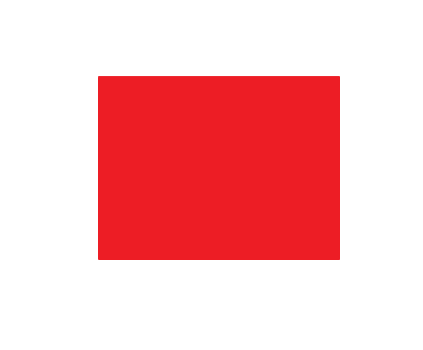
//> input picture 선형수학 실습/code/Ch10/10.3/box.png, 423 x 350 px
$ ./10-11   (built with g++ and OpenCV 4)
//> lines starting //> are read from the running program, lines starting //| are printed output that depends on the picture
#include <opencv2/opencv.hpp>


using namespace cv;

int main()
{
	Mat img_color;
	img_color = imread("box.png", IMREAD_COLOR);
//> img_color is the input picture: 350 rows x 423 cols, CV_8UC3; mean B, G, R 189.5, 187.1, 249.6


	Mat img_gray;
	cvtColor(img_color, img_gray, COLOR_BGR2GRAY);
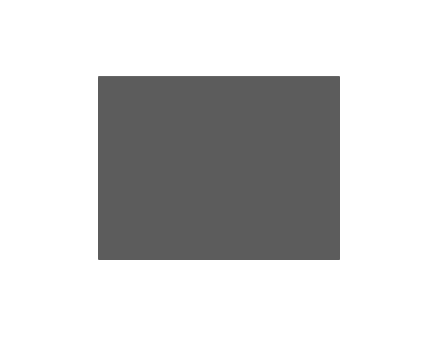
//> img_gray: 350 rows x 423 cols, CV_8UC1; min 92, max 255, mean 206


	Mat img_sobel_x;
	Sobel(img_gray, img_sobel_x, CV_64F, 1, 0, 3);
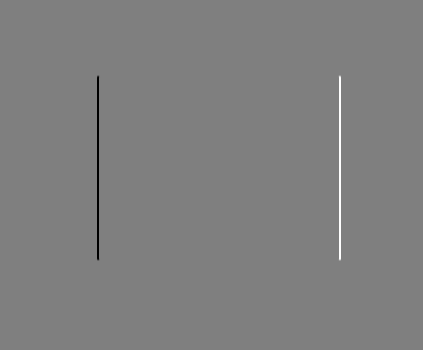
//> img_sobel_x: 350 rows x 423 cols, CV_64FC1; min -652, max 652, mean 0; drawn with min black and max white
	convertScaleAbs(img_sobel_x, img_sobel_x);
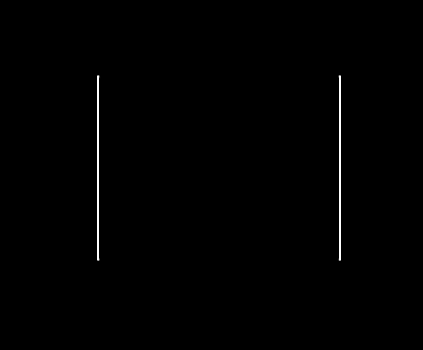
//> img_sobel_x: 350 rows x 423 cols, CV_8UC1; min 0, max 255, mean 1.3


	Mat img_sobel_y;
	Sobel(img_gray, img_sobel_y, CV_64F, 0, 1, 3);
	convertScaleAbs(img_sobel_y, img_sobel_y);
//> img_sobel_y: 350 rows x 423 cols, CV_8UC1


	Mat img_sobel;
	addWeighted(img_sobel_x, 1, img_sobel_y, 1, 0, img_sobel);


	imshow("Sobel X", img_sobel_x);
	imshow("Sobel Y", img_sobel_y);
	imshow("Sobel", img_sobel);

	waitKey(0);

	return 0;
}
